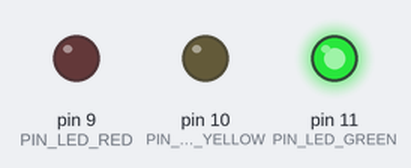
The sketch below on a simulated Arduino Uno, built with avr-gcc and run on an emulated ATmega328P. Shown: output pins drawn as LEDs (lit = HIGH).

Above: at 2.5 s.
At 6.0 s:
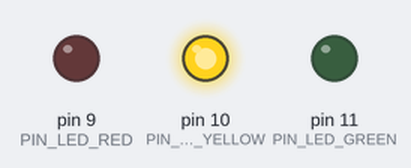
At 9.5 s:
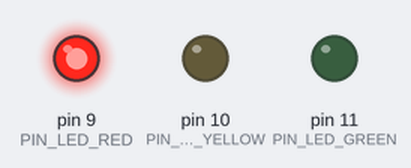
Timing chart, 0 to 15.6 s (numbered marks = the images above):
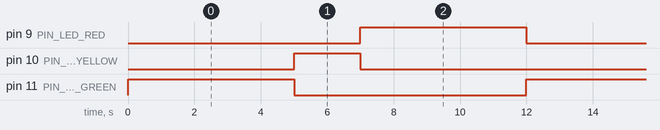

The sketch:

aula06_atvd02.ino
```cpp
/* Definicao dos pinos para os leds externos do semaforo.     */
/* Por serem valores constantes, pode-se utilizar #define     */

#define PIN_LED_GREEN  PB3
#define PIN_LED_YELLOW PB2
#define PIN_LED_RED    PB1

/* Definicao de variaveis constantes ao problema.             */

/* Tempo para verde e vermelho = 5s (5000ms)                  */
/* Tempo para amarelo = 2s (2000ms)                           */

const int time_green_red = 5000;
const int time_yellow    = 2000;


void setup()
{
  /* Definicao dos pinos determinados como saidas digitais    */
  DDRB |= (1 << PIN_LED_GREEN)
    	 |(1 << PIN_LED_YELLOW)
         |(1 << PIN_LED_RED);
}

void loop()
{
  vSemaphore(time_green_red, time_yellow);
}

//////////////////////////////////////////////
/*             FUNCOES GERAIS               */
//////////////////////////////////////////////

/* Funcao responsavel por realizar o comportamento do semaforo,*/
/* recebe os tempos ativos de cada posicao.                    */
/* A funcao funciona ativando o led desejado e respectivamente */
/* desativando os leds nao utilizados.                         */

void vSemaphore(int time_gr /*green_red*/, int time_y /*yellow*/)
{
  /* Ativa verde, desativa amarelo e vermelho.                 */
  PORTB |= (1 << PIN_LED_GREEN);
  PORTB &= ~((1 << PIN_LED_YELLOW)|(1 << PIN_LED_RED));
  delay(time_gr);

  /* Ativa amarelo, desativa verde e vermelho.                 */
  PORTB |= (1 << PIN_LED_YELLOW);
  PORTB &= ~((1 << PIN_LED_GREEN)|(1 << PIN_LED_RED));
  delay(time_y);

  /* Ativa vermelho, desativa verde e amarelo.                 */
  PORTB |= (1 << PIN_LED_RED);
  PORTB &= ~((1 << PIN_LED_YELLOW)|(1 << PIN_LED_GREEN));
  delay(time_gr);

}
```

Measured:
- by itself, pin 9 (PIN_LED_RED), pin 11 (PIN_LED_GREEN): alternates HIGH for 5.0 s and LOW for 7.0 s
- by itself, pin 10 (PIN_LED_YELLOW): alternates HIGH for 2.0 s and LOW for 10.0 s
- by itself, everything shown: repeats every 12.0 s, in 3 steps
